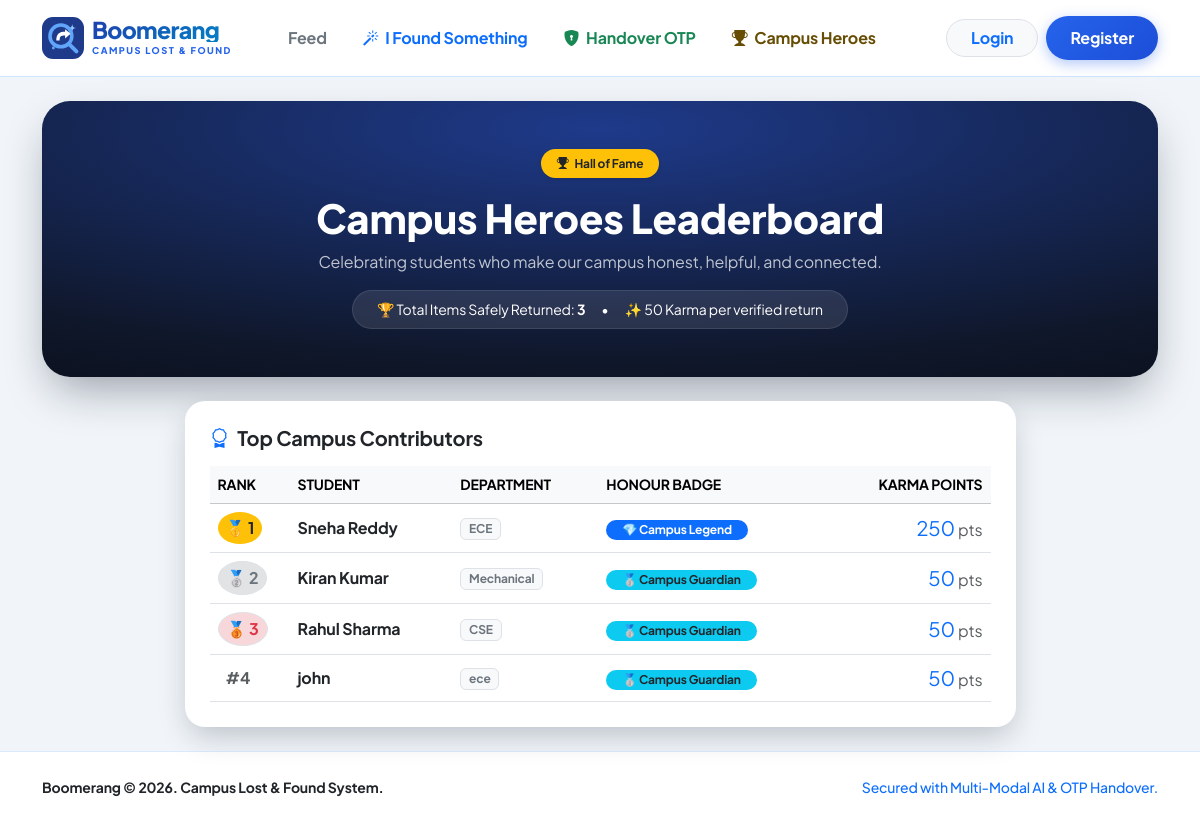
The app's page /leaderboard with its own data.
### tables this page shows
CREATE TABLE users (
        id INTEGER PRIMARY KEY AUTOINCREMENT,
        name TEXT,
        email TEXT UNIQUE,
        phone TEXT,
        dept TEXT,
        pw TEXT,
        role TEXT DEFAULT 'user'
    , karma INTEGER DEFAULT 0);

### app.py (the view)
@app.route("/leaderboard")
def leaderboard():
    heroes = q("SELECT name, dept, karma FROM users WHERE karma > 0 ORDER BY karma DESC, name ASC LIMIT 20")
    total_returned = q("SELECT COUNT(*) c FROM items WHERE status='returned'", one=True)["c"]
    return render_template("leaderboard.html", heroes=heroes, total_returned=total_returned)

### app.py (called while the page is built)
def db():
    if "db" not in g:
        g.db = sqlite3.connect(DB)
        g.db.row_factory = sqlite3.Row
    return g.db

def q(sql, args=(), one=False, commit=False):
    cur = db().execute(sql, args)
    if commit:
        db().commit()
        return cur.lastrowid
    rows = cur.fetchall()
    return (rows[0] if rows else None) if one else rows

def me():
    if "uid" in session:
        return q("SELECT * FROM users WHERE id=?", (session["uid"],), one=True)
    return None

@app.context_processor
def inject():
    u = me()
    unread_count = 0
    if u:
        row = q("SELECT COUNT(*) c FROM notes WHERE user_id=? AND seen=0", (u["id"],), one=True)
        unread_count = row["c"] if row else 0
    return dict(current_user=u, unread=unread_count, mask=mask, categories=CATEGORIES)

### templates/leaderboard.html (shortened to what this page needs)
{% extends "base.html" %}
{% block content %}
<div class="dark-blue-canvas text-white p-4 p-md-5 mb-4 text-center">
    <span class="badge bg-warning text-dark px-3 py-2 rounded-pill fw-bold mb-3 shadow-sm">
        <i class="bi bi-trophy-fill me-1"></i> Hall of Fame
    </span>
    <h2 class="display-6 fw-extrabold mb-2" style="font-weight: 900;">Campus Heroes Leaderboard</h2>
    <p class="text-light opacity-75 mb-3">Celebrating students who make our campus honest, helpful, and connected.</p>
    <div class="d-inline-flex gap-3 bg-white bg-opacity-10 p-2 px-4 rounded-pill border border-light border-opacity-10 small">
        <span>🏆 Total Items Safely Returned: <strong>{{ total_returned }}</strong></span>
        <span>•</span>
        <span>✨ 50 Karma per verified return</span>
    </div>
</div>
<div class="row justify-content-center">
    <div class="col-lg-9">
        <div class="card card-white-pop p-4">
            <h5 class="fw-bold mb-3 d-flex align-items-center gap-2 text-dark">
                <i class="bi bi-award text-primary"></i> Top Campus Contributors
            </h5>
            <div class="table-responsive">
                <table class="table table-hover align-middle mb-0">
                    <thead class="table-light">
                        <tr class="small text-uppercase text-muted">
                            <th style="width: 80px;">Rank</th>
                            <th>Student</th>
                            <th>Department</th>
                            <th>Honour Badge</th>
                            <th class="text-end">Karma Points</th>
                        </tr>
                    </thead>
                    <tbody>
                        {% for h in heroes %}
                        <tr>
                            <td>
                                {% if loop.index == 1 %}
                                <span class="badge bg-warning text-dark rounded-circle p-2 fs-6">🥇 1</span>
                                {% elif loop.index == 2 %}
                                <span class="badge bg-secondary-subtle text-secondary border rounded-circle p-2 fs-6">🥈 2</span>
                                {% elif loop.index == 3 %}
                                <span class="badge bg-danger-subtle text-danger border rounded-circle p-2 fs-6">🥉 3</span>
                                {% else %}
                                <span class="fw-bold text-muted ms-2">#{{ loop.index }}</span>
                                {% endif %}
                            </td>
                            <td class="fw-bold text-dark">{{ h.name }}</td>
                            <td><span class="badge bg-light text-secondary border">{{ h.dept }}</span></td>
                            <td>
                                {% if h.karma >= 200 %}
                                <span class="badge bg-primary text-white rounded-pill px-3 py-1">💎 Campus Legend</span>
                                {% elif h.karma >= 100 %}
                                <span class="badge bg-success text-white rounded-pill px-3 py-1">🥇 Good Samaritan</span>
                                {% else %}
                                <span class="badge bg-info text-dark rounded-pill px-3 py-1">🥈 Campus Guardian</span>
                                {% endif %}
                            </td>
                            <td class="text-end fw-extrabold text-primary fs-5">
                                {{ h.karma }} <small class="fs-6 fw-normal text-muted">pts</small>
                            </td>
                        </tr>
                        {% else %}
                        <tr>
                            <td colspan="5" class="text-center py-4 text-muted">No heroes recorded yet. Be the first to return an item!</td>
                        </tr>
                        {% endfor %}
                    </tbody>
                </table>
            </div>
        </div>
    </div>
</div>
{% endblock %}

### templates/base.html (style rules this page uses)
:root { --blue-950: #0a0f1d; --blue-900: #0f172a; --blue-800: #1e3a8a; --blue-700: #1d4ed8; --blue-600: #2563eb; --blue-500: #3b82f6; --blue-100: #dbeafe; }
body { font-family: 'Plus Jakarta Sans', sans-serif; background-color: #f1f5f9; color: #0f172a; min-height: 100vh; display: flex; flex-direction: column; letter-spacing: -0.01em; }
.card-white-pop { background: #ffffff !important; border-radius: 20px; border: 1px solid rgba(255, 255, 255, 0.8); box-shadow: 0 12px 30px -5px rgba(15, 23, 42, 0.25); transition: transform 0.25s ease, box-shadow 0.25s ease; }
.dark-blue-canvas { background: radial-gradient(120% 120% at 50% 10%, #1e3a8a 0%, #0f172a 70%, #090d16 100%); border-radius: 28px; padding: 2.5rem 1.5rem; box-shadow: 0 20px 45px -10px rgba(15, 23, 42, 0.4); }

### records on screen
users: shows "🥇 1", name "Sneha Reddy", dept "ECE", shows "💎 Campus Legend", karma "250"
users: shows "🥈 2", name "Kiran Kumar", dept "Mechanical", shows "🥈 Campus Guardian", karma "50"
users: shows "🥉 3", name "Rahul Sharma", dept "CSE", shows "🥈 Campus Guardian", karma "50"
users: name "john", dept "ece", shows "🥈 Campus Guardian", karma "50"

### other values on screen
{{ total_returned }} "3"
